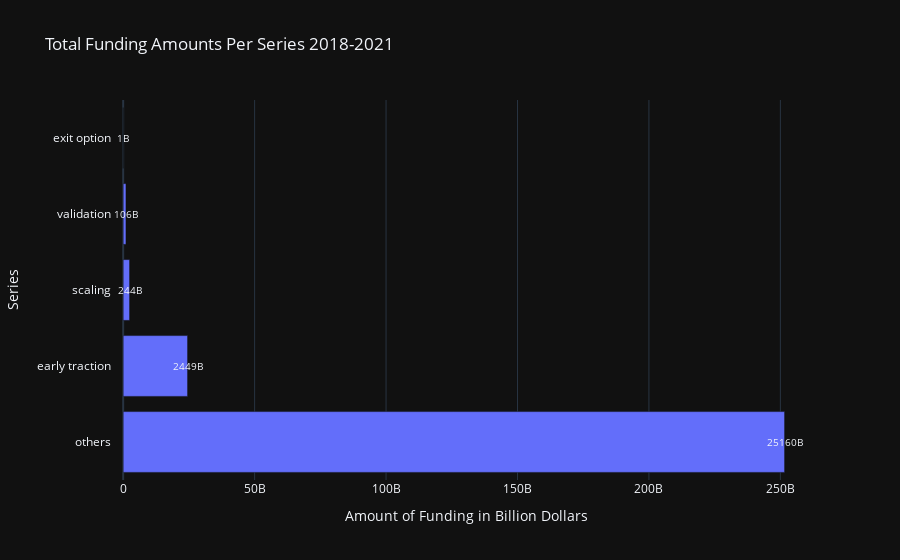

Write notebook code for a chart like this one.
### Markdown cell above
## **2. What is the relationship between the amount of funding and the stage of the company?**

### Code cell
stage_funding_dist = df.groupby('series')['amount'].sum().sort_values(ascending=False)

# Create a DataFrame for plotting
plot_df = pd.DataFrame({'Series': stage_funding_dist.index, 'Total Funding': stage_funding_dist.values})

# Create an  horizontal bar chart
fig = px.bar(plot_df, x='Total Funding', y='Series', orientation='h',
             labels={'Total Funding': 'Amount of Funding in Billion Dollars'},
             title='Total Funding Amounts Per Series\n2018-2021',
             template='plotly_dark')
for i, value in enumerate(stage_funding_dist.values):
    fig.add_annotation(x=value + 1e7, y=stage_funding_dist.index[i],
                       text=f'{int(value / 1e7)}B', showarrow=False, font=dict(size=10))
fig.show()

### Figure 1 — Plotly figure (JSON) as saved in the notebook; plotly's stock layout.template omitted (floating-point values rounded to 4 significant figures)
{"data": [{"alignmentgroup": "True", "hovertemplate": "Amount of Funding in Billion Dollars=%{x}<br>Series=%{y}<extra></extra>", "legendgroup": "", "marker": {"color": "#636efa", "pattern": {"shape": ""}}, "name": "", "offsetgroup": "", "orientation": "h", "showlegend": false, "textposition": "auto", "type": "bar", "x": [251609202474, 24499726656, 2442296750, 1062775101, 11000000], "xaxis": "x", "y": ["others", "early traction", "scaling", "validation", "exit option"], "yaxis": "y"}], "layout": {"annotations": [{"font": {"size": 10}, "showarrow": false, "text": "25160B", "x": 251619202474, "y": "others"}, {"font": {"size": 10}, "showarrow": false, "text": "2449B", "x": 24509726656, "y": "early traction"}, {"font": {"size": 10}, "showarrow": false, "text": "244B", "x": 2452296750, "y": "scaling"}, {"font": {"size": 10}, "showarrow": false, "text": "106B", "x": 1072775101, "y": "validation"}, {"font": {"size": 10}, "showarrow": false, "text": "1B", "x": 21000000, "y": "exit option"}], "barmode": "relative", "legend": {"tracegroupgap": 0}, "title": {"text": "Total Funding Amounts Per Series\n2018-2021"}, "xaxis": {"anchor": "y", "domain": [0, 1], "title": {"text": "Amount of Funding in Billion Dollars"}}, "yaxis": {"anchor": "x", "domain": [0, 1], "title": {"text": "Series"}}}}
